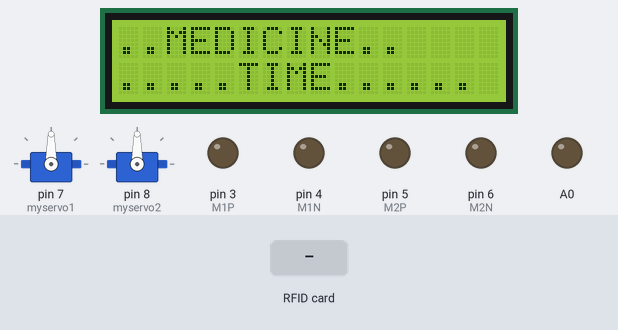
This sketch was run on a simulated Arduino Uno, built with avr-gcc and run on an emulated ATmega328P. Shown: 2 × servo, 16×2 character LCD, output pins drawn as LEDs (lit = HIGH). The inputs (shaded band) are chosen by the test bench. Pins used as bus, display or sensor lines are not drawn; what the sketch prints to the serial monitor is not drawn.

Above: at 11.3 s.
11.4 s: RFID card 86 60 F6 06 held to the reader
At 15.8 s:
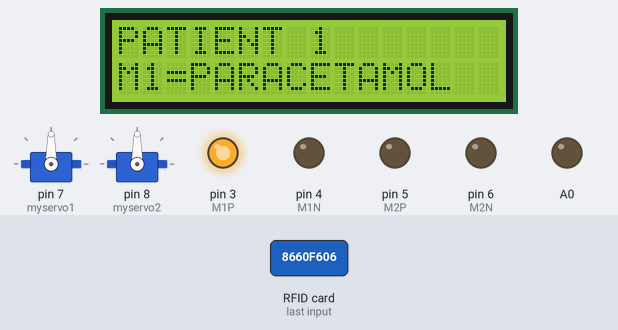
At 22.5 s:
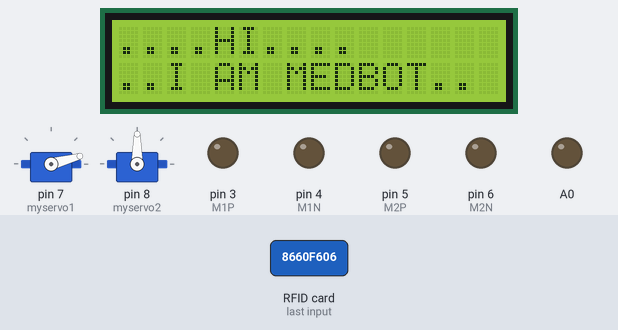
Timing chart, 0 to 22.7 s (numbered marks = the images above; inputs shaded):
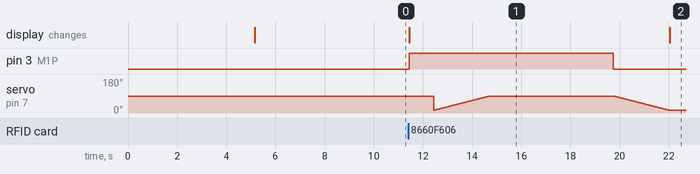

Measured:
- after the input at 11.4 s, pin 3 (M1P): LOW → HIGH after 0.05 s, → LOW 8.3 s later; the display: changes after 0.05 s (image 1)

The sketch:

MEDBOT_RFID.ino
```cpp
#include <Servo.h>
#include<MFRC522.h>
#include<SPI.h>
#include <Wire.h>
#include <LiquidCrystal_I2C.h>
#define M1P 3                                //connect red led to third (D3) digitalpin
#define M1N 4
#define M2P 5
#define M2N 6

#define SS_PIN 10
#define RST_PIN 9

MFRC522 mfrc522(SS_PIN, RST_PIN);
LiquidCrystal_I2C lcd(0x27, 16, 2);
Servo myservo1,myservo2;
void setup()
{
  pinMode(M1P,OUTPUT);
  pinMode(M1N,OUTPUT);
  pinMode(M2P,OUTPUT);
  pinMode(M2N,OUTPUT);
  pinMode(A0,OUTPUT);

  SPI.begin();
  mfrc522.PCD_Init();
  Serial.begin(9600);
  Serial.println("DATABASE");
  Serial.println("PLEASE PUT YOUR PATIENT CARD");
  myservo1.attach(7);
  myservo2.attach(8);
  lcd.begin();
  lcd.backlight();
  mainscreen();
}
void mainscreen()
{
  lcd.setCursor(0,0);
  lcd.print("....HI....");
  lcd.setCursor(0,1);
  lcd.print("..I AM MEDBOT..");
  delay(5000);
    lcd.setCursor(0,0);
  lcd.print("..MEDICINE..");
  lcd.setCursor(0,1);
  lcd.print(".....TIME.....");
  delay(5000);

}

void loop()
{
  // Look for new cards
  if ( ! mfrc522.PICC_IsNewCardPresent())
    {
      return;
    }
  // Select one of the cards
  if ( ! mfrc522.PICC_ReadCardSerial())
    {
      return;
    }
  //Show UID on serial monitor
  Serial.print("UID tag :");
  String content= "";
  byte letter;
  for (byte i = 0; i < mfrc522.uid.size; i++)
     {
       Serial.print(mfrc522.uid.uidByte[i] < 0x10 ? " 0" : " ");
       Serial.print(mfrc522.uid.uidByte[i], HEX);
       content.concat(String(mfrc522.uid.uidByte[i] < 0x10 ? " 0" : " "));
       content.concat(String(mfrc522.uid.uidByte[i], HEX));
     }
  Serial.println();
  Serial.print("Message : ");
  content.toUpperCase();
  if (content.substring(1) == "86 60 F6 06") //change here the UID of the card/cards that you want to give access
  {
      Serial.println("Authorized access");
      Serial.println();
      lcd.clear();
      lcd.print("PATIENT 1");
      lcd.setCursor(0,1);
      lcd.print("M1=PARACETAMOL");
        digitalWrite(M1P,HIGH);
        digitalWrite(M1N,LOW);
        delay(1000);
        for(int pos = 15; pos <=90;pos+= 1)// goes from 0 degrees to 180 degrees
          {                                  // in steps of 1 degree
            myservo1.write(pos);              // tell servo to go to position in variable 'pos'
            delay(30);                       // waits 15ms for the servo to reach the position
          }

          delay(5000);
         digitalWrite(M1P,LOW);
        digitalWrite(M1N,LOW);
        for(int pos = 90; pos>=15; pos-=1)     // goes from 180 degrees to 0 degrees
          {
            myservo1.write(pos);              // tell servo to go to position in variable 'pos'
            delay(30);                       // waits 15ms for the servo to reach the position
          }

  }

 else if (content.substring(1) == "C6 90 EC 06") //change here the UID of the card/cards that you want to give access
  {
      Serial.println("Authorized access");
      Serial.println();
      lcd.clear();
      lcd.print("PATIENT 2");
      lcd.setCursor(0,1);
      lcd.print("M2=PANTOCID");
      delay(1000);


        digitalWrite(M2P,HIGH);
        digitalWrite(M2N,LOW);
        delay(1000);
        for(int pos = 15; pos <=90;pos+= 1)// goes from 0 degrees to 180 degrees
          {                                  // in steps of 1 degree
            myservo2.write(pos);              // tell servo to go to position in variable 'pos'
            delay(30);                       // waits 15ms for the servo to reach the position
          }

          delay(5000);
         digitalWrite(M2P,LOW);
        digitalWrite(M2N,LOW);
        for(int pos = 90; pos>=15; pos-=1)     // goes from 180 degrees to 0 degrees
          {
            myservo2.write(pos);              // tell servo to go to position in variable 'pos'
            delay(30);                       // waits 15ms for the servo to reach the position
          }

}
mainscreen();
}
```
